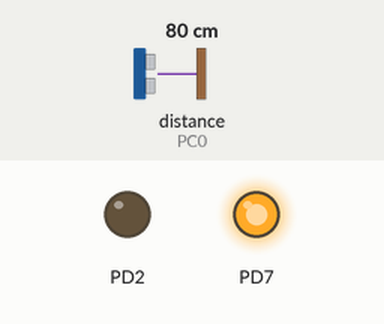
Recording of a program running on a simulated ATmega328P, built with avr-gcc and emulated at 16 MHz. Parts: output pins drawn as LEDs (lit = HIGH). Wiring (inferred from the names in the program): ultrasonic range finder: trigger PC1; echo PC0. The inputs (shaded band) are chosen by the test bench; at power-on: distance to the obstacle (sensor on PC0) 80 cm. The echo pulse lasts 58.3 µs per cm; pins used as bus, display or sensor lines are not drawn.

Above: at 0.1 s.
Timing chart, 0 to 1.6 s (numbered marks = the images above):
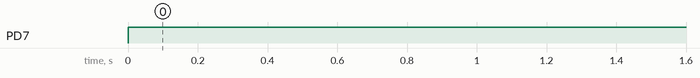

Measured:
- by itself, PD7: LOW → HIGH at 0.00 s

The program:

main.c
```c
/*
 * slave2.c
 *
 * Created: 5/02/2026 19:39:57
 * Author : laloj
 */
//C:\Users\juana\OneDrive\Documentos\GitHub\Digital_2\Proyecto I\slaveS1\slave2\main.c

#ifndef F_CPU
#define F_CPU 16000000
#endif

#include <avr/io.h>
#include <avr/interrupt.h>
#include <stdlib.h>
#include <util/delay.h>
#include "I2C_Libraries/I2C.h"

#define S2_Address 0x30

#define TIME_MAX 25000UL //milisegundos

uint8_t buffer = 0;
uint8_t descartar = 1;
volatile uint8_t ADCUno = 0;
char string_buffer[6];

//Variables para sennsor
uint16_t tiempo_ticks = 0;
volatile uint8_t echo_state = 0;
volatile uint8_t distancia_map = 0;
uint32_t tiempo_us = 0;

//Funcion de
//void initADC();
void setup();
void initUART();
void adc_a_string(uint8_t adc, char *str);
void wChar(char character);
void wStr(char* strng);
void Start_sensor();


int main(void)
{
    setup();

    while (1)
    {
		if (buffer == 'R')
		{
			PIND |= (1<<PIND2);
			buffer = 0;
		}
		//adc_a_string(ADCUno, string_buffer);
		//wStr(string_buffer);
		//wChar(TWDR);
		if (!echo_state){
			Start_sensor();
		}
		else
		{
			// Flanco de bajada ? capturar tiempo
			tiempo_ticks = TCNT1;
			// Convertir ticks a microsegundos:
			// 1 tick = 0.5 µs
			tiempo_us = tiempo_ticks / 2;

			// Mapear a 0 255 (máx 25000 µs)
			if (tiempo_us > 25000)
			{
				tiempo_us = 25000;
			}

		}
    }
}


void setup()
{
	cli();
	DDRD |= (1<<DDD2);
	PORTD &= ~(1<<PORTD2);

	DDRD |= (1<<DDD7);

//*******Configuracion del sensor*******//

	//Configuración de pines del sensor HYSRF05
	DDRC |= (1 << PORTC1);   // PC1 como salida (Trigger)
	DDRC &= ~(1 << PORTC0);  // PC0 como entrada (Echo)
	PORTC &= ~(1<<PORTC1);	//Cero

	 // Habilitar Pin Change Interrupt para PC0
	 PCICR |= (1 << PCIE1);      // Habilita grupo PCINT[14:8]
	 PCMSK1 |= (1 << PCINT8);    // PC0 = PCINT8

	 // Timer1 normal mode
	 TCCR1A = 0;
	 TCCR1B = (1 << CS11);  // Prescaler 8

//*******Configuracion del sensor*******//

	//initADC();
	I2C_init_Slave(S2_Address);
	initUART();

	sei();
}

//Funcion para leer distancia con el sensor HY-SRF05
void Start_sensor(){
	//Asegurar que el PORTC1 este apagado
	PORTC &= ~(1<<PORTC1);
	_delay_us(2);

	//Enviar el pulso de 10uS para inicializar la lectura.
	PORTC |= (1<<PORTC1);
	_delay_us(10);
	PORTC &= ~(1<<PORTC1);

	//Toca esperar el pulso de ECHO
}

/*
void initADC()
{
	ADMUX = 0;
	ADMUX |= (1 << REFS0); //referencia = avcc
	ADMUX |= (1 << ADLAR);
	ADMUX |= (1<<MUX2)|(1<<MUX1); //Activando el ADC6
	ADCSRA = 0;
	ADCSRA |= (1 << ADEN);
	ADCSRA |= (1 << ADIE);
	ADCSRA |= (1 << ADPS1) | (1 << ADPS1) | (1 << ADPS0);

	ADCSRA |= (1 << ADSC);
}
*/
void initUART()
{
	DDRD |= (1 << 1);
	DDRD &= ~(1 << 0);

	UCSR0A = 0;

	UCSR0B = (1 << RXCIE0) | (1 << RXEN0) | (1 << TXEN0);

	UCSR0C = (1 << UCSZ01) | (1 << UCSZ00);

	UBRR0 = 103; // BAUD 9600
}

void adc_a_string(uint8_t adc, char *str)
{
	uint16_t vCom = (adc * 500UL) / 255;
	uint8_t vEnt = vCom / 100;
	uint8_t vDec = vCom % 100;

	str[0] = vEnt + '0';
	str[1] = '.';
	str[2] = (vDec / 10) + '0';
	str[3] = (vDec % 10) + '0';
	str[4] = 'V';
	str[5] = '\0';
}


void wChar(char character)
{
	while ((UCSR0A & (1 << UDRE0)) == 0);
	UDR0 = character;
}

void wStr(char* strng)
{
	for (uint8_t i = 0; *(strng+i) != '\0'; i++) // (strng+i) <- direccion de un character | *(strng+i) <- lo que esta contenido dentro de la direcion, es decir el character
	{
		wChar(*(strng+i));
	}
}

/*
ISR(ADC_vect)
{

	if (descartar)
	{
		descartar = 0;
		ADCSRA |= (1 << ADSC);
		return;
	}
	descartar = 1;
	ADCUno = ADCH;
	ADCSRA |= (1 << ADSC);
}
*/

ISR(PCINT1_vect) {
	PORTD |= (1<<PORTD7);

	if (PINC & (1 << PORTC0)) {
		// Flanco de subida ? iniciar timer
		TCNT1 = 0;
		echo_state = 1;
	}
	if (echo_state) {
		distancia_map = (tiempo_us * 255UL) / TIME_MAX;
		echo_state = 0;
		tiempo_ticks = 0;
		tiempo_us = 0;
	}
}

ISR(TWI_vect){
	uint8_t estado = TWSR & 0xFC; // Nos quedamos unicamente con los bits de estado TWI Status
	switch(estado){
		/*******************************/
		// Slave debe recibir dato
		/*******************************/
		case 0x60:
		case 0x70: // General Call
		TWCR = (1<<TWINT)|(1<<TWEN)|(1<<TWIE)|(1<<TWEA);
		//wStr("General Call");
		break;

		case 0x80:
		case 0x90: // Dato recibido General Call, ACK enviado
		buffer = TWDR;
		TWCR = (1<<TWINT)|(1<<TWEN)|(1<<TWIE)|(1<<TWEA);
		//wStr("Dato recibido General Call, ACK enviado");
		break;

		/*******************************/
		// Slave debe transmitir dato
		/*******************************/
		case 0xA8:
		case 0xB8: // Dato transmitido, ACK recibido
		TWDR = distancia_map;   // Dato a enviar
		TWCR = (1<<TWINT)|(1<<TWEN)|(1<<TWIE)|(1<<TWEA);
		//wStr("Dato transmitido, ACK recibido");
		break;

		case 0xC0:
		case 0xC8: // Ultimo dato transmitido
		TWCR = 0;
		TWCR = (1<<TWEN)|(1<<TWEA)|(1<<TWIE);
		//wStr("Ultimo dato transmitido");
		break;

		case 0xA0: // STOP o repeated START recibido
		TWCR = (1<<TWINT)|(1<<TWEN)|(1<<TWIE)|(1<<TWEA);
		//wStr("STOP o repeated START recibido");
		break;

		default:
		TWCR = (1<<TWINT)|(1<<TWEN)|(1<<TWIE)|(1<<TWEA);
		//wStr("default");
		break;
	}
}
```

I2C.c
```c
/*
 * Libreria de comunicacion I2C
 * Created: 2/5/2026 12:05:06 AM
 * Juan Rodriguez - 221593
 * Gerardo Lopez -
 *	Digital 2 - Seccion 11
 */
#include "I2C.h"

void I2C_init_Master(uint8_t prescaler, unsigned long CLK){
	//Opciones de prescaler 1, 4,16,64.
	DDRC &= ~((1<<DDC4)|(1<<DDC5));
	switch(prescaler){
		case 1:
		TWSR &= ~((1<<TWPS0)|(1<<TWPS1));
		break;
		case 4:
		TWSR &= ~((1<<TWPS1));
		TWSR |= (1<<TWPS0);
		break;
		case 16:
		TWSR &= ~((1<<TWPS0));
		TWSR |= (1<<TWPS1);
		break;
		case 64:
		TWSR |= (1<<TWPS0)|(1<<TWPS1);
		break;
		default:
		TWSR &= ~((1<<TWPS0)|(1<<TWPS1));
		break;
	}
	TWBR = ((F_CPU/CLK)-16)/(2*prescaler);	//Calcular la velocidad
	TWCR |= (1<<TWEN); //Activar comunicacion I2C
}

void I2C_init_Slave(uint8_t address)
{
	DDRC &= ~((1<<DDC4)|(1<<DDC5));

	TWAR = address << 1;

	//Se habilita la interfaz, ACK automatico, se habilita la iSR

	TWCR = (1<<TWEA)|(1<<TWEN)|(1<<TWIE);
}

//Funcion para iniciar conversacion (el Master Habla)
uint8_t I2C_Start(void){
	TWCR = (1<<TWINT)|(1<<TWSTA)|(1<<TWEN);	//Trabaja en modo master, bandera de interrupcion y condicion de inicio.
	/*IMPORTANTE
		Lo normal con comunicacion I2C es que el maestro este polliando y al esclavo se utilice las interrupciones.
	*/
	while (!(TWCR&(1<<TWINT)));	//Esperamos que ocurra evento con la bandera de TWCR

	return ((TWSR & 0xF8)==0x08);	//Nos quedamos con los bits de estado
	/*Porque 0x08? Porque ese es el comando o el codigo de estado que indica que se envio al condicion de inicio.
	  Si se envio la condicion de inicio entonces esta funcion debe regresar un 1.
	*/
}

//Funcion para seguir conversacion (el master escucha)
uint8_t I2C_repeatedStart(void){
	TWCR = (1<<TWINT)|(1<<TWSTA)|(1<<TWEN);	//Trabaja en modo master, bandera de interrupcion y condicion de inicio.

	while (!(TWCR&(1<<TWINT)));	//Esperamos que ocurra evento con la bandera de TWCR

	return ((TWSR & 0xF8)==0x10);	//Nos quedamos con los bits de estado
	/*Porque 0x10? Porque ese es el comando o el codigo de estado que indica que se envio al condicion de inicio.
	  Si se envio la condicion de inicio entonces esta funcion debe regresar un 1.
	*/

}

//Funcion para parar comunicacion
void I2C_stop(void){
	TWCR = (1<<TWINT)|(1<<TWSTO)|(1<<TWEN);	//Inicia la secuencia de parada

	while (TWCR & (1<<TWSTO));	//Esperamos que el bit se limpie
}

//Funcion para escribir
uint8_t I2C_write(uint8_t dato){
	uint8_t estado;

	TWDR=dato;		//Cargo el dato
	TWCR=(1<<TWEN)|(1<<TWINT);	//Inicia la secuencia de envio limpiando la bandera y habilitando la interface

	while(!(TWCR&(1<<TWINT)));	//Esperamos al flag TWINT
	estado = TWSR & 0xF8;		//Limpiamos para quedarnos unicamente con los bits de estados
	//Verificar si se le envio una SLA+W con ACK o un dato con ACK
	//Verificar comandos en datasheet o en la presentacion de I2C
	if (estado == 0x18 || estado == 0x28){
		return 1;
	}else {
		return estado;
	}


}

//funcion para leer dato
uint8_t I2C_read(uint8_t *buffer, uint8_t ack){
	uint8_t estado;

	if (ack){
		TWCR = (1<<TWINT)|(1<<TWEN)|(1<<TWEA);			//Habilitamos interface I2C con ack
	}else {
		TWCR = (1<<TWINT)|(1<<TWEN);		//Habilitamos interface I2C sin ack
	}
	//se utiliza el ack obligatoriamente si la interaccion con el slave va a ser mayor a 1 byte sino no es necesario.
	//(Se recomienda siempre usarla)

	while (!(TWCR&(1<<TWINT)));			//Esperar el flag

	estado = TWSR&0xF8;					//Nos quedamos con los bits de estado nuevamente
	//Verificar si se recibio el dato ya sea con ACK o sin ACK
	if (ack && estado != 0x50) return 0;
	if (ack && estado != 0x58) return 0;

	*buffer = TWDR; //obtenemos los resultados en el registro de datos
	return 1;
}	
```

I2C.h
```c
/*
 * I2C.h
 *
 * Created: 2/5/2026 12:14:03 AM
 *  Author: juana
 */


#ifndef I2C_H_
#define I2C_H_

#ifndef F_CPU
#define F_CPU 16000000
#endif

#include <avr/io.h>
#include <stdint.h>
#include <stdlib.h>

//Libreria para configurar el ATMega328 para comunicacion I2C

//Funcion para inicializar I2C Master/Slave
void I2C_init_Master(uint8_t prescaler, unsigned long CLK);
void I2C_init_Slave(uint8_t address);

//Funciones para comunicacion
uint8_t I2C_Start(void);									//Funcion para iniciar conversacion (el Master Habla)
uint8_t I2C_repeatedStart(void);							//Funcion para seguir conversacion (el master escucha)
void I2C_stop(void);										//Funcion para parar comunicacion
uint8_t I2C_write(uint8_t dato);							//Funcion para escribir
uint8_t I2C_read(uint8_t *buffer, uint8_t ack);				//funcion para leer dato


#endif /* I2C_H_ */
```
